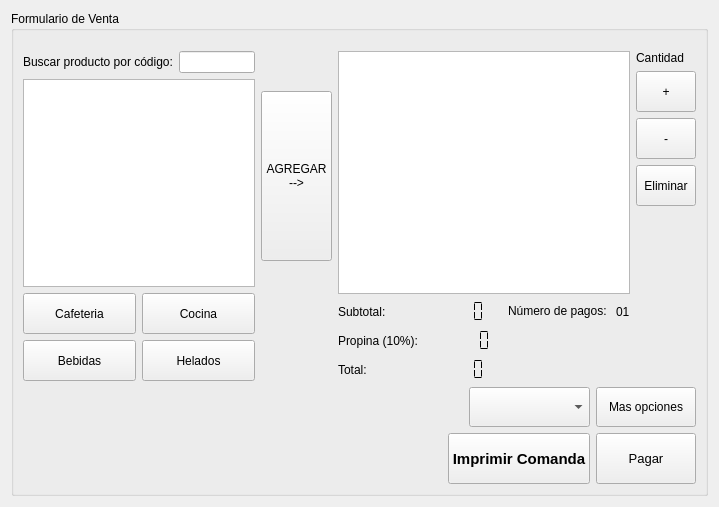
<?xml version="1.0" encoding="UTF-8"?>
<ui version="4.0">
 <class>FormularioVenta</class>
 <widget class="QWidget" name="FormularioVenta">
  <property name="geometry">
   <rect>
    <x>0</x>
    <y>0</y>
    <width>719</width>
    <height>507</height>
   </rect>
  </property>
  <property name="windowTitle">
   <string>Form</string>
  </property>
  <layout class="QVBoxLayout" name="verticalLayout_6">
   <item>
    <widget class="QGroupBox" name="groupBox">
     <property name="title">
      <string>Formulario de Venta</string>
     </property>
     <layout class="QVBoxLayout" name="verticalLayout_4">
      <property name="topMargin">
       <number>20</number>
      </property>
      <item>
       <layout class="QGridLayout" name="gridLayout_3">
        <item row="0" column="0">
         <layout class="QVBoxLayout" name="verticalLayout">
          <item>
           <layout class="QHBoxLayout" name="horizontalLayout_5">
            <item>
             <widget class="QLabel" name="label_buscar_codigo">
              <property name="text">
               <string>Buscar producto por código:</string>
              </property>
             </widget>
            </item>
            <item>
             <widget class="QLineEdit" name="lineEdit_buscar_codigo"/>
            </item>
           </layout>
          </item>
          <item>
           <widget class="QTableView" name="tableView_total_productos">
            <property name="focusPolicy">
             <enum>Qt::StrongFocus</enum>
            </property>
            <property name="editTriggers">
             <set>QAbstractItemView::NoEditTriggers</set>
            </property>
            <property name="alternatingRowColors">
             <bool>true</bool>
            </property>
            <property name="selectionMode">
             <enum>QAbstractItemView::SingleSelection</enum>
            </property>
            <property name="selectionBehavior">
             <enum>QAbstractItemView::SelectRows</enum>
            </property>
            <property name="showGrid">
             <bool>true</bool>
            </property>
            <property name="cornerButtonEnabled">
             <bool>false</bool>
            </property>
            <attribute name="verticalHeaderVisible">
             <bool>false</bool>
            </attribute>
           </widget>
          </item>
          <item>
           <layout class="QGridLayout" name="gridLayout">
            <item row="0" column="1">
             <widget class="QPushButton" name="pushButton_filtrar_cocina">
              <property name="minimumSize">
               <size>
                <width>101</width>
                <height>41</height>
               </size>
              </property>
              <property name="maximumSize">
               <size>
                <width>16777215</width>
                <height>16777215</height>
               </size>
              </property>
              <property name="text">
               <string>Cocina</string>
              </property>
             </widget>
            </item>
            <item row="0" column="0">
             <widget class="QPushButton" name="pushButton_filtrar_cafeteria">
              <property name="minimumSize">
               <size>
                <width>101</width>
                <height>41</height>
               </size>
              </property>
              <property name="maximumSize">
               <size>
                <width>16777215</width>
                <height>16777215</height>
               </size>
              </property>
              <property name="text">
               <string>Cafeteria</string>
              </property>
             </widget>
            </item>
            <item row="1" column="0">
             <widget class="QPushButton" name="pushButton_filtrar_bebidas">
              <property name="minimumSize">
               <size>
                <width>101</width>
                <height>41</height>
               </size>
              </property>
              <property name="maximumSize">
               <size>
                <width>16777215</width>
                <height>16777215</height>
               </size>
              </property>
              <property name="text">
               <string>Bebidas</string>
              </property>
             </widget>
            </item>
            <item row="1" column="1">
             <widget class="QPushButton" name="pushButton_filtrar_helados">
              <property name="minimumSize">
               <size>
                <width>101</width>
                <height>41</height>
               </size>
              </property>
              <property name="maximumSize">
               <size>
                <width>16777215</width>
                <height>16777215</height>
               </size>
              </property>
              <property name="text">
               <string>Helados</string>
              </property>
             </widget>
            </item>
           </layout>
          </item>
         </layout>
        </item>
        <item row="0" column="3">
         <layout class="QGridLayout" name="gridLayout_2">
          <item row="0" column="2">
           <layout class="QVBoxLayout" name="verticalLayout_3">
            <item>
             <widget class="QLabel" name="label_2">
              <property name="text">
               <string>Cantidad</string>
              </property>
             </widget>
            </item>
            <item>
             <widget class="QPushButton" name="pushButton_aumentar_cantidad">
              <property name="minimumSize">
               <size>
                <width>60</width>
                <height>41</height>
               </size>
              </property>
              <property name="maximumSize">
               <size>
                <width>60</width>
                <height>41</height>
               </size>
              </property>
              <property name="text">
               <string>+</string>
              </property>
             </widget>
            </item>
            <item>
             <widget class="QPushButton" name="pushButton_disminuir_cantidad">
              <property name="minimumSize">
               <size>
                <width>60</width>
                <height>41</height>
               </size>
              </property>
              <property name="maximumSize">
               <size>
                <width>60</width>
                <height>41</height>
               </size>
              </property>
              <property name="text">
               <string>-</string>
              </property>
             </widget>
            </item>
            <item>
             <widget class="QPushButton" name="pushButton_eliminar">
              <property name="minimumSize">
               <size>
                <width>60</width>
                <height>41</height>
               </size>
              </property>
              <property name="maximumSize">
               <size>
                <width>60</width>
                <height>51</height>
               </size>
              </property>
              <property name="text">
               <string>Eliminar</string>
              </property>
             </widget>
            </item>
            <item>
             <spacer name="verticalSpacer">
              <property name="orientation">
               <enum>Qt::Vertical</enum>
              </property>
              <property name="sizeHint" stdset="0">
               <size>
                <width>20</width>
                <height>40</height>
               </size>
              </property>
             </spacer>
            </item>
           </layout>
          </item>
          <item row="1" column="1">
           <layout class="QVBoxLayout" name="verticalLayout_2">
            <item>
             <layout class="QHBoxLayout" name="horizontalLayout">
              <item>
               <widget class="QLabel" name="label_3">
                <property name="minimumSize">
                 <size>
                  <width>74</width>
                  <height>0</height>
                 </size>
                </property>
                <property name="text">
                 <string>Subtotal:</string>
                </property>
               </widget>
              </item>
              <item>
               <widget class="QLCDNumber" name="lcdNumber_subtotal">
                <property name="minimumSize">
                 <size>
                  <width>76</width>
                  <height>0</height>
                 </size>
                </property>
                <property name="frameShape">
                 <enum>QFrame::NoFrame</enum>
                </property>
                <property name="frameShadow">
                 <enum>QFrame::Raised</enum>
                </property>
                <property name="smallDecimalPoint">
                 <bool>true</bool>
                </property>
                <property name="mode">
                 <enum>QLCDNumber::Dec</enum>
                </property>
                <property name="segmentStyle">
                 <enum>QLCDNumber::Flat</enum>
                </property>
                <property name="value" stdset="0">
                 <double>0.000000000000000</double>
                </property>
               </widget>
              </item>
              <item>
               <spacer name="horizontalSpacer_3">
                <property name="orientation">
                 <enum>Qt::Horizontal</enum>
                </property>
                <property name="sizeType">
                 <enum>QSizePolicy::Expanding</enum>
                </property>
                <property name="sizeHint" stdset="0">
                 <size>
                  <width>40</width>
                  <height>20</height>
                 </size>
                </property>
               </spacer>
              </item>
              <item>
               <widget class="QLabel" name="label_6">
                <property name="text">
                 <string>&lt;html&gt;&lt;head/&gt;&lt;body&gt;&lt;p&gt;Número de pagos: &lt;/p&gt;&lt;/body&gt;&lt;/html&gt;</string>
                </property>
               </widget>
              </item>
              <item>
               <widget class="QLabel" name="label_numero_pagos">
                <property name="text">
                 <string>01</string>
                </property>
               </widget>
              </item>
             </layout>
            </item>
            <item>
             <layout class="QHBoxLayout" name="horizontalLayout_2">
              <item>
               <widget class="QLabel" name="label_4">
                <property name="minimumSize">
                 <size>
                  <width>74</width>
                  <height>0</height>
                 </size>
                </property>
                <property name="text">
                 <string>Propina (10%):</string>
                </property>
               </widget>
              </item>
              <item>
               <widget class="QLCDNumber" name="lcdNumber_propina">
                <property name="minimumSize">
                 <size>
                  <width>76</width>
                  <height>0</height>
                 </size>
                </property>
                <property name="frameShape">
                 <enum>QFrame::NoFrame</enum>
                </property>
                <property name="smallDecimalPoint">
                 <bool>true</bool>
                </property>
                <property name="segmentStyle">
                 <enum>QLCDNumber::Flat</enum>
                </property>
               </widget>
              </item>
              <item>
               <spacer name="horizontalSpacer_4">
                <property name="orientation">
                 <enum>Qt::Horizontal</enum>
                </property>
                <property name="sizeType">
                 <enum>QSizePolicy::Expanding</enum>
                </property>
                <property name="sizeHint" stdset="0">
                 <size>
                  <width>40</width>
                  <height>20</height>
                 </size>
                </property>
               </spacer>
              </item>
             </layout>
            </item>
            <item>
             <layout class="QHBoxLayout" name="horizontalLayout_3">
              <item>
               <widget class="QLabel" name="label">
                <property name="minimumSize">
                 <size>
                  <width>74</width>
                  <height>0</height>
                 </size>
                </property>
                <property name="text">
                 <string>Total:</string>
                </property>
               </widget>
              </item>
              <item>
               <widget class="QLCDNumber" name="lcdNumber_total">
                <property name="minimumSize">
                 <size>
                  <width>76</width>
                  <height>0</height>
                 </size>
                </property>
                <property name="frameShape">
                 <enum>QFrame::NoFrame</enum>
                </property>
                <property name="smallDecimalPoint">
                 <bool>true</bool>
                </property>
                <property name="segmentStyle">
                 <enum>QLCDNumber::Flat</enum>
                </property>
               </widget>
              </item>
              <item>
               <spacer name="horizontalSpacer_5">
                <property name="orientation">
                 <enum>Qt::Horizontal</enum>
                </property>
                <property name="sizeType">
                 <enum>QSizePolicy::Expanding</enum>
                </property>
                <property name="sizeHint" stdset="0">
                 <size>
                  <width>40</width>
                  <height>20</height>
                 </size>
                </property>
               </spacer>
              </item>
             </layout>
            </item>
           </layout>
          </item>
          <item row="0" column="1">
           <widget class="QTableView" name="tableView_pedido">
            <property name="editTriggers">
             <set>QAbstractItemView::NoEditTriggers</set>
            </property>
            <property name="alternatingRowColors">
             <bool>true</bool>
            </property>
            <property name="selectionMode">
             <enum>QAbstractItemView::SingleSelection</enum>
            </property>
            <property name="selectionBehavior">
             <enum>QAbstractItemView::SelectRows</enum>
            </property>
            <property name="cornerButtonEnabled">
             <bool>false</bool>
            </property>
            <attribute name="verticalHeaderVisible">
             <bool>false</bool>
            </attribute>
           </widget>
          </item>
         </layout>
        </item>
        <item row="0" column="2">
         <layout class="QVBoxLayout" name="verticalLayout_5">
          <item>
           <spacer name="verticalSpacer_5">
            <property name="orientation">
             <enum>Qt::Vertical</enum>
            </property>
            <property name="sizeType">
             <enum>QSizePolicy::Fixed</enum>
            </property>
            <property name="sizeHint" stdset="0">
             <size>
              <width>20</width>
              <height>40</height>
             </size>
            </property>
           </spacer>
          </item>
          <item>
           <widget class="QPushButton" name="pushButton_agregar">
            <property name="sizePolicy">
             <sizepolicy hsizetype="Minimum" vsizetype="Minimum">
              <horstretch>0</horstretch>
              <verstretch>0</verstretch>
             </sizepolicy>
            </property>
            <property name="minimumSize">
             <size>
              <width>71</width>
              <height>71</height>
             </size>
            </property>
            <property name="maximumSize">
             <size>
              <width>16777215</width>
              <height>16777215</height>
             </size>
            </property>
            <property name="text">
             <string>AGREGAR
--&gt;</string>
            </property>
           </widget>
          </item>
          <item>
           <spacer name="verticalSpacer_4">
            <property name="orientation">
             <enum>Qt::Vertical</enum>
            </property>
            <property name="sizeType">
             <enum>QSizePolicy::Fixed</enum>
            </property>
            <property name="sizeHint" stdset="0">
             <size>
              <width>20</width>
              <height>40</height>
             </size>
            </property>
           </spacer>
          </item>
          <item>
           <spacer name="verticalSpacer_3">
            <property name="orientation">
             <enum>Qt::Vertical</enum>
            </property>
            <property name="sizeType">
             <enum>QSizePolicy::Fixed</enum>
            </property>
            <property name="sizeHint" stdset="0">
             <size>
              <width>20</width>
              <height>40</height>
             </size>
            </property>
           </spacer>
          </item>
          <item>
           <spacer name="verticalSpacer_2">
            <property name="orientation">
             <enum>Qt::Vertical</enum>
            </property>
            <property name="sizeType">
             <enum>QSizePolicy::Fixed</enum>
            </property>
            <property name="sizeHint" stdset="0">
             <size>
              <width>20</width>
              <height>40</height>
             </size>
            </property>
           </spacer>
          </item>
         </layout>
        </item>
       </layout>
      </item>
      <item>
       <layout class="QHBoxLayout" name="horizontalLayout_6">
        <item>
         <spacer name="horizontalSpacer_2">
          <property name="orientation">
           <enum>Qt::Horizontal</enum>
          </property>
          <property name="sizeHint" stdset="0">
           <size>
            <width>40</width>
            <height>20</height>
           </size>
          </property>
         </spacer>
        </item>
        <item>
         <widget class="QComboBox" name="comboBox_tipo_pago">
          <property name="minimumSize">
           <size>
            <width>121</width>
            <height>40</height>
           </size>
          </property>
          <property name="font">
           <font>
            <weight>75</weight>
            <bold>true</bold>
           </font>
          </property>
          <property name="cursor">
           <cursorShape>PointingHandCursor</cursorShape>
          </property>
          <property name="iconSize">
           <size>
            <width>16</width>
            <height>40</height>
           </size>
          </property>
         </widget>
        </item>
        <item>
         <widget class="QPushButton" name="pushButton_opciones">
          <property name="minimumSize">
           <size>
            <width>100</width>
            <height>40</height>
           </size>
          </property>
          <property name="text">
           <string>Mas opciones</string>
          </property>
         </widget>
        </item>
       </layout>
      </item>
      <item>
       <layout class="QHBoxLayout" name="horizontalLayout_4">
        <item>
         <spacer name="horizontalSpacer">
          <property name="orientation">
           <enum>Qt::Horizontal</enum>
          </property>
          <property name="sizeHint" stdset="0">
           <size>
            <width>40</width>
            <height>20</height>
           </size>
          </property>
         </spacer>
        </item>
        <item>
         <widget class="QPushButton" name="pushButton_imprimir_comandas">
          <property name="minimumSize">
           <size>
            <width>111</width>
            <height>51</height>
           </size>
          </property>
          <property name="font">
           <font>
            <pointsize>11</pointsize>
            <weight>75</weight>
            <bold>true</bold>
           </font>
          </property>
          <property name="text">
           <string>Imprimir Comanda</string>
          </property>
         </widget>
        </item>
        <item>
         <widget class="QPushButton" name="pushButton_cerrar_venta">
          <property name="minimumSize">
           <size>
            <width>100</width>
            <height>51</height>
           </size>
          </property>
          <property name="font">
           <font>
            <pointsize>10</pointsize>
            <weight>50</weight>
            <bold>false</bold>
           </font>
          </property>
          <property name="text">
           <string>Pagar</string>
          </property>
         </widget>
        </item>
       </layout>
      </item>
     </layout>
    </widget>
   </item>
  </layout>
 </widget>
 <resources/>
 <connections/>
</ui>
